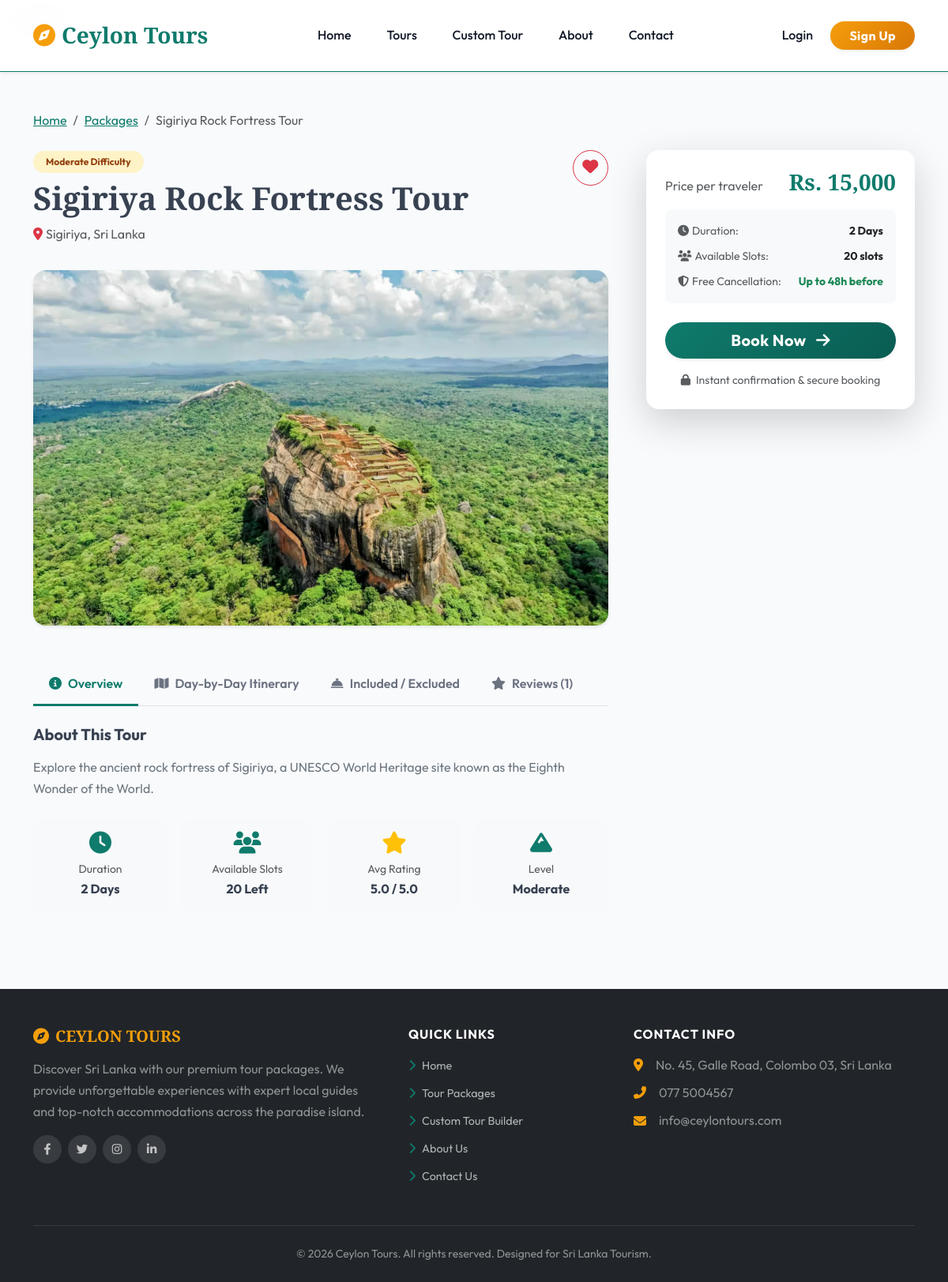
Page /index.php?route=package_details&id=1 on the committed database.
### tables this page shows
CREATE TABLE `tour_packages` (
  `id` int(11) NOT NULL AUTO_INCREMENT,
  `title` varchar(255) NOT NULL,
  `destination` varchar(100) NOT NULL,
  `description` text NOT NULL,
  `category` enum('Adventure','Cultural','Wildlife','Beach','Family','Honeymoon','Religious') NOT NULL DEFAULT 'Cultural',
  `difficulty_level` enum('Easy','Moderate','Challenging') NOT NULL DEFAULT 'Easy',
  `includes_services` text DEFAULT NULL,
  `excluded_services` text DEFAULT NULL,
  `price` decimal(10,2) NOT NULL,
  `duration` int(11) NOT NULL COMMENT 'Duration in days',
  `image` varchar(255) DEFAULT NULL,
  `available_slots` int(11) NOT NULL,
  `rating` decimal(3,2) DEFAULT 0.00,
  `is_featured` tinyint(1) DEFAULT 0,
  `created_at` timestamp NOT NULL DEFAULT current_timestamp(),
  PRIMARY KEY (`id`)
);

### controllers/PackageController.php (called while the page is built, shortened)
<?php
require_once 'config/Database.php';
require_once 'models/Package.php';
require_once 'models/Review.php';
class PackageController {
    private $db;
    private $package;
    public function __construct() {
        $database = new Database();
        $this->db = $database->getConnection();
        $this->package = new Package($this->db);
    }
    public function show($id) {
        $this->package->id = $id;
        if (!$this->package->readOne()) {
            header("Location: index.php?route=packages");
            exit();
        }
        $images = $this->package->getImages($id);
        $review_model = new Review($this->db);
        $review_model->package_id = $id;
        $reviews = $review_model->readByPackage()->fetchAll(PDO::FETCH_ASSOC);
        $rating_data = $review_model->getAverageRating($id);
        $inWishlist  = false;
        require_once 'views/public/package_details.php';
    }
}
?>

### config/Database.php (called while the page is built, shortened)
<?php
class Database {
    private $host = "localhost";
    private $db_name = "tour_booking";
    private $username = "root";
    private $password = "";
    public function getConnection() {
        $this->conn = null;
        try {
            $this->conn = new PDO("mysql:host=" . $this->host . ";dbname=" . $this->db_name, $this->username, $this->password);
            $this->conn->setAttribute(PDO::ATTR_ERRMODE, PDO::ERRMODE_EXCEPTION);
            $this->conn->setAttribute(PDO::ATTR_DEFAULT_FETCH_MODE, PDO::FETCH_ASSOC);
        } catch(PDOException $exception) {
            echo "Database Connection Error: " . $exception->getMessage();
        }
        return $this->conn;
    }
}
?>

### models/Package.php (called while the page is built, shortened)
<?php
class Package {
    private $conn;
    private $table_name = "tour_packages";
    public $id;
    public function __construct($db) {
        $this->conn = $db;
    }
    public function readOne() {
        $query = "SELECT * FROM " . $this->table_name . " WHERE id = ? LIMIT 0,1";
        $stmt = $this->conn->prepare($query);
        $stmt->bindParam(1, $this->id);
        $stmt->execute();
        $row = $stmt->fetch(PDO::FETCH_ASSOC);
        if ($row) {
            $this->title             = $row['title'];
            $this->destination       = $row['destination'];
            $this->description       = $row['description'];
            $this->price             = $row['price'];
            $this->duration          = $row['duration'];
            $this->image             = $row['image'];
            $this->available_slots   = $row['available_slots'];
            $this->category          = $row['category']          ?? 'Cultural';
            $this->difficulty_level  = $row['difficulty_level']  ?? 'Easy';
            return true;
        }
        return false;
    }
    public function getImages($package_id) {
        $query = "SELECT * FROM package_images WHERE package_id = ? ORDER BY is_primary DESC, created_at ASC";
        $stmt = $this->conn->prepare($query);
        $stmt->bindParam(1, $package_id, PDO::PARAM_INT);
        $stmt->execute();
        return $stmt->fetchAll(PDO::FETCH_ASSOC);
    }
}
?>

### models/Review.php (called while the page is built, shortened)
<?php
class Review {
    private $conn;
    private $table_name = "reviews";
    public $package_id;
    public function __construct($db) {
        $this->conn = $db;
    }
    public function readByPackage() {
        $query = "SELECT r.*, c.name as customer_name
                  FROM " . $this->table_name . " r
                  LEFT JOIN customers c ON r.customer_id = c.id
                  WHERE r.package_id = :package_id
                  ORDER BY r.created_at DESC";
        $stmt = $this->conn->prepare($query);
        $stmt->bindParam(':package_id', $this->package_id, PDO::PARAM_INT);
        $stmt->execute();
        return $stmt;
    }
    public function getAverageRating($package_id) {
        $query = "SELECT AVG(rating) as avg_rating, COUNT(*) as total_reviews
                  FROM " . $this->table_name . " WHERE package_id = ?";
        $stmt = $this->conn->prepare($query);
        $stmt->bindParam(1, $package_id, PDO::PARAM_INT);
        $stmt->execute();
        $row = $stmt->fetch(PDO::FETCH_ASSOC);
        return [
            'avg'   => $row['avg_rating'] ? round($row['avg_rating'], 1) : 0,
            'total' => (int)$row['total_reviews']
        ];
    }
}
?>

### views/public/package_details.php (the view, shortened to what this page needs)
<?php require_once 'includes/header.php'; ?>
<div class="container py-5">
    <nav aria-label="breadcrumb" class="mb-4">
        <ol class="breadcrumb">
            <li class="breadcrumb-item"><a href="index.php?route=home">Home</a></li>
            <li class="breadcrumb-item"><a href="index.php?route=packages">Packages</a></li>
            <li class="breadcrumb-item active" aria-current="page"><?php echo htmlspecialchars($this->package->title); ?></li>
        </ol>
    </nav>
    <div class="row g-5">
        <div class="col-lg-8">
            <div class="d-flex justify-content-between align-items-start mb-3">
                <div>
                    <span class="badge category-badge badge-<?php echo strtolower($this->package->category); ?> rounded-pill px-3 py-2 me-2">
                    </span>
                    <span class="badge badge-<?php echo strtolower($this->package->difficulty_level); ?> rounded-pill px-3 py-2">
                        <?php echo htmlspecialchars($this->package->difficulty_level); ?> Difficulty
                    </span>
                    <h1 class="fw-bold display-6 brand-font mt-2"><?php echo htmlspecialchars($this->package->title); ?></h1>
                    <p class="text-muted"><i class="fas fa-map-marker-alt text-danger me-1"></i><?php echo htmlspecialchars($this->package->destination); ?></p>
                </div>
                <button class="btn btn-outline-danger rounded-circle p-2 <?php echo $inWishlist ? 'active bg-danger text-white' : ''; ?>" onclick="toggleWishlist(<?php echo $this->package->id; ?>, this)" title="Add to Wishlist" style="width: 45px; height: 45px;">
                    <i class="fas fa-heart fs-5"></i>
                </button>
            </div>
            <div class="card border-0 shadow-sm rounded-4 overflow-hidden mb-5">
                <?php if (!empty($images) && count($images) > 1): ?>
                    <div id="packageCarousel" class="carousel slide" data-bs-ride="carousel">
                        <div class="carousel-indicators">
                            <?php foreach ($images as $idx => $img): ?>
                                <button type="button" data-bs-target="#packageCarousel" data-bs-slide-to="<?php echo $idx; ?>" class="<?php echo $idx === 0 ? 'active' : ''; ?>"></button>
                            <?php endforeach; ?>
                        </div>
                        <div class="carousel-inner" style="max-height: 450px;">
                            <?php foreach ($images as $idx => $img): ?>
                                <div class="carousel-item <?php echo $idx === 0 ? 'active' : ''; ?>">
                                    <img src="assets/<?php echo htmlspecialchars($img['image_path']); ?>" class="d-block w-100 object-fit-cover" alt="Gallery Image" style="height: 450px;">
                                    <?php if (!empty($img['caption'])): ?>
                                        <div class="carousel-caption d-none d-md-block bg-dark opacity-75 rounded-3 p-2">
                                            <p class="m-0 small"><?php echo htmlspecialchars($img['caption']); ?></p>
                                        </div>
                                    <?php endif; ?>
                                </div>
                            <?php endforeach; ?>
                        </div>
                        <button class="carousel-control-prev" type="button" data-bs-target="#packageCarousel" data-bs-slide="prev">
                            <span class="carousel-control-prev-icon" aria-hidden="true"></span>
                        </button>
                        <button class="carousel-control-next" type="button" data-bs-target="#packageCarousel" data-bs-slide="next">
                            <span class="carousel-control-next-icon" aria-hidden="true"></span>
                        </button>
                    </div>
                <?php else: ?>
                    <img src="assets/<?php echo !empty($this->package->image) ? htmlspecialchars($this->package->image) : 'Sigiriya.png'; ?>" class="img-fluid w-100 object-fit-cover" alt="Main Package Image" style="max-height: 450px;">
                <?php endif; ?>
            </div>
            <ul class="nav nav-tabs detail-tabs mb-4 border-bottom" id="packageTabs" role="tablist">
                <li class="nav-item" role="presentation">
                    <button class="nav-link active" id="overview-tab" data-bs-toggle="tab" data-bs-target="#overview" type="button" role="tab"><i class="fas fa-info-circle me-2"></i>Overview</button>
                </li>
                <li class="nav-item" role="presentation">
                    <button class="nav-link" id="itinerary-tab" data-bs-toggle="tab" data-bs-target="#itinerary" type="button" role="tab"><i class="fas fa-map me-2"></i>Day-by-Day Itinerary</button>
                </li>
                <li class="nav-item" role="presentation">
                    <button class="nav-link" id="services-tab" data-bs-toggle="tab" data-bs-target="#services" type="button" role="tab"><i class="fas fa-concierge-bell me-2"></i>Included / Excluded</button>
                </li>
                <li class="nav-item" role="presentation">
                    <button class="nav-link" id="reviews-tab" data-bs-toggle="tab" data-bs-target="#reviews" type="button" role="tab"><i class="fas fa-star me-2"></i>Reviews (<?php echo count($reviews); ?>)</button>
                </li>
            </ul>
            <div class="tab-content" id="packageTabsContent">
                <div class="tab-pane fade show active" id="overview" role="tabpanel">
                    <h5 class="fw-bold mb-3">About This Tour</h5>
                    <p class="text-secondary leading-relaxed mb-4"><?php echo nl2br(htmlspecialchars($this->package->description)); ?></p>
                    <div class="row g-3">
                        <div class="col-6 col-md-3">
                            <div class="p-3 bg-light rounded-4 text-center">
                                <i class="fas fa-clock text-primary fs-3 mb-2"></i>
                                <small class="d-block text-muted">Duration</small>
                                <span class="fw-bold"><?php echo htmlspecialchars($this->package->duration); ?> Days</span>
                            </div>
                        </div>
                        <div class="col-6 col-md-3">
                            <div class="p-3 bg-light rounded-4 text-center">
                                <i class="fas fa-users text-primary fs-3 mb-2"></i>
                                <small class="d-block text-muted">Available Slots</small>
                                <span class="fw-bold"><?php echo htmlspecialchars($this->package->available_slots); ?> Left</span>
                            </div>
                        </div>
                        <div class="col-6 col-md-3">
                            <div class="p-3 bg-light rounded-4 text-center">
                                <i class="fas fa-star text-warning fs-3 mb-2"></i>
                                <small class="d-block text-muted">Avg Rating</small>
                                <span class="fw-bold"><?php echo number_format($rating_data['avg'], 1); ?> / 5.0</span>
                            </div>
                        </div>
                        <div class="col-6 col-md-3">
                            <div class="p-3 bg-light rounded-4 text-center">
                                <i class="fas fa-mountain text-primary fs-3 mb-2"></i>
                                <small class="d-block text-muted">Level</small>
                                <span class="fw-bold"><?php echo htmlspecialchars($this->package->difficulty_level); ?></span>
                            </div>
                        </div>
                    </div>
                </div>
            </div>
        </div>
        <div class="col-lg-4">
            <div class="card border-0 shadow-lg rounded-4 p-4 sticky-top" style="top: 100px;">
                <div class="d-flex justify-content-between align-items-baseline mb-3">
                    <span class="text-muted fs-7">Price per traveler</span>
                    <h3 class="fw-bold text-primary brand-font mb-0">Rs. <?php echo number_format($this->package->price, 0); ?></h3>
                </div>
                <div class="bg-light rounded-3 p-3 mb-4">
                    <div class="d-flex justify-content-between text-muted small mb-2">
                        <span><i class="fas fa-clock me-1"></i>Duration:</span>
                        <span class="fw-bold text-dark"><?php echo htmlspecialchars($this->package->duration); ?> Days</span>
                    </div>
                    <div class="d-flex justify-content-between text-muted small mb-2">
                        <span><i class="fas fa-users me-1"></i>Available Slots:</span>
                        <span class="fw-bold text-dark"><?php echo htmlspecialchars($this->package->available_slots); ?> slots</span>
                    </div>
                    <div class="d-flex justify-content-between text-muted small">
                        <span><i class="fas fa-shield-alt me-1"></i>Free Cancellation:</span>
                        <span class="fw-bold text-success">Up to 48h before</span>
                    </div>
                </div>
                <a href="index.php?route=book&id=<?php echo $this->package->id; ?>" class="btn btn-primary btn-lg w-100 rounded-pill fw-bold shadow-sm mb-3">
                    Book Now <i class="fas fa-arrow-right ms-2"></i>
                </a>
                <div class="text-center text-muted small">
                    <i class="fas fa-lock me-1"></i> Instant confirmation & secure booking
                </div>
            </div>
        </div>
    </div>
</div>
<?php require_once 'includes/footer.php'; ?>

### rows in the picture
tour_packages: title "Sigiriya Rock Fortress Tour", difficulty_level "Moderate", destination "Sigiriya, Sri Lanka", image (picture), description "Explore the ancient rock fortress of Sigiriya, a UNESCO World Heritage site known as the Eighth Wonder of the World.", duration "2", available_slots "20", price "15,000"

### other values in the picture
count($reviews) "1"
$rating_data['avg'] "5.0"
